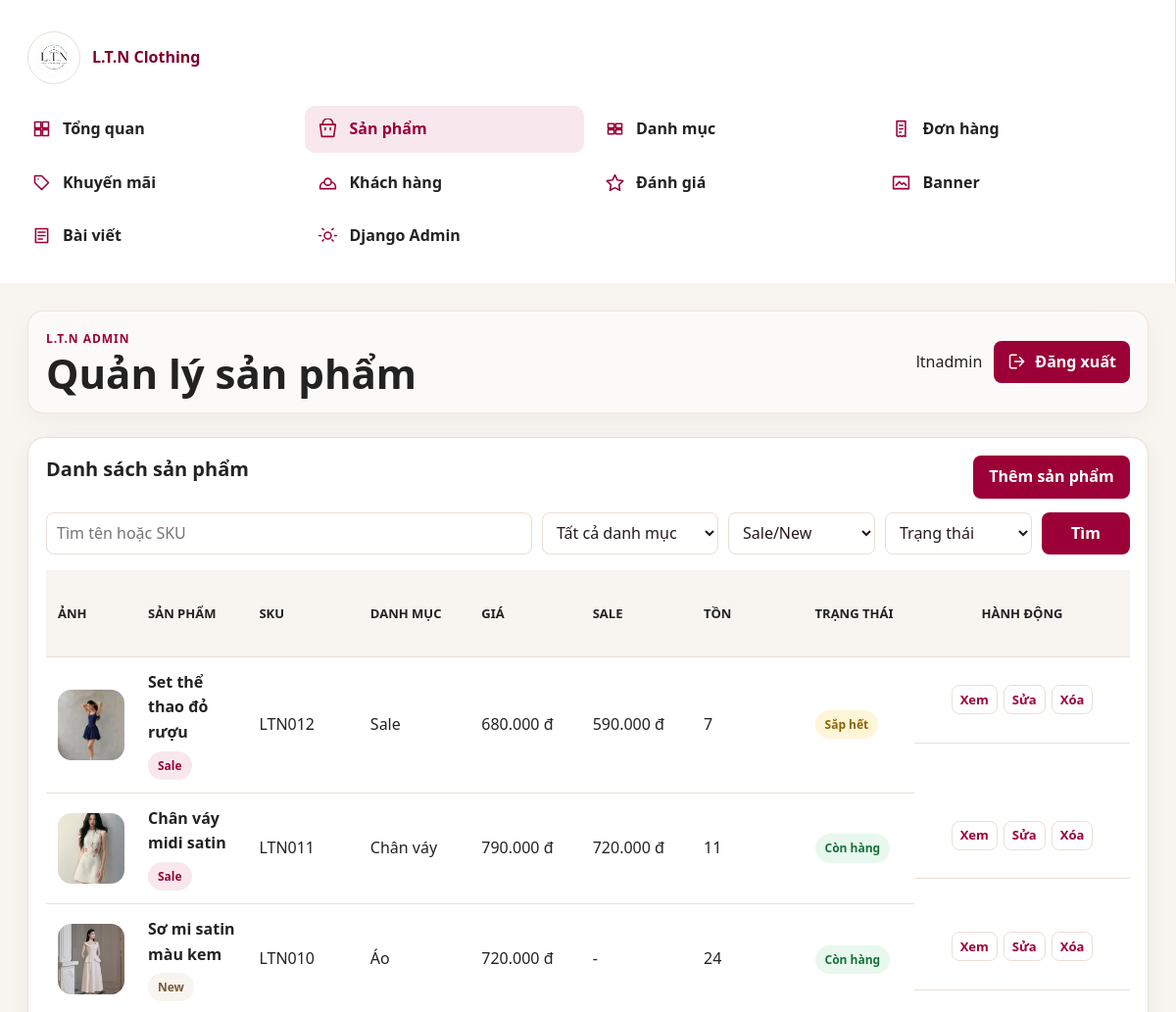
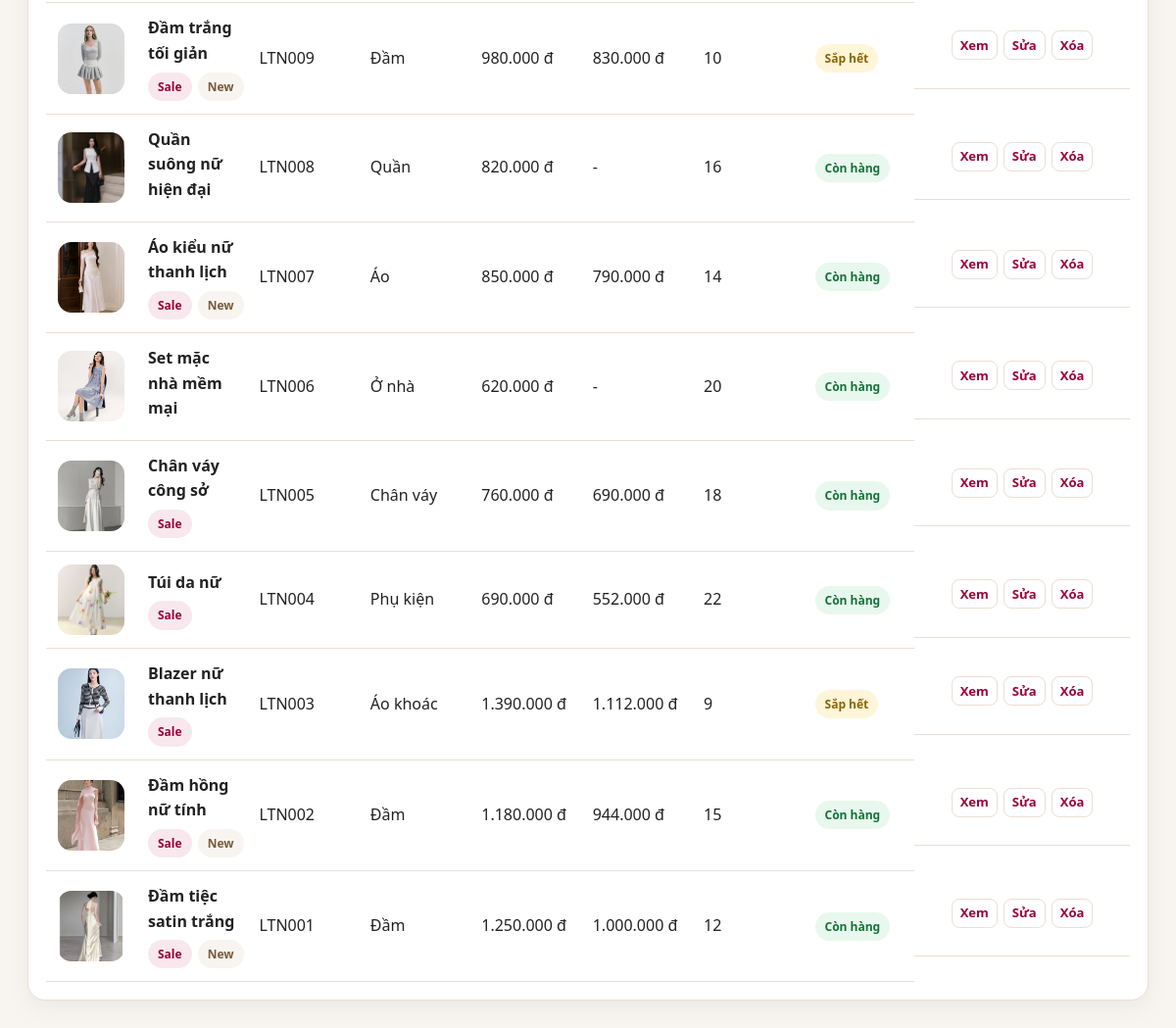
Page /dashboard/products/ (signed in) on the committed database (2 pictures, top to bottom).
### shop/models.py (models this page shows, shortened)
class TimeStampedModel(models.Model):
    created_at = models.DateTimeField(auto_now_add=True)
    updated_at = models.DateTimeField(auto_now=True)
    class Meta:
        abstract = True

class Product(TimeStampedModel):
    category = models.ForeignKey(Category, on_delete=models.PROTECT, related_name="products")
    name = models.CharField(max_length=180)
    slug = models.SlugField(max_length=210, unique=True, blank=True, allow_unicode=True)
    sku = models.CharField(max_length=60, unique=True)
    description = models.TextField()
    price = models.DecimalField(max_digits=12, decimal_places=0)
    sale_price = models.DecimalField(max_digits=12, decimal_places=0, blank=True, null=True)
    stock = models.PositiveIntegerField(default=0)
    main_image = models.ImageField(upload_to="products/", blank=True, null=True)
    is_featured = models.BooleanField(default=False)
    is_new = models.BooleanField(default=False)
    is_sale = models.BooleanField(default=False)
    is_active = models.BooleanField(default=True)
    class Meta:
        ordering = ["-created_at"]
    def get_active_sale(self):
        now = timezone.now()
        targets = SaleTarget.objects.select_related("campaign").filter(
            campaign__is_active=True,
            campaign__start_date__lte=now,
            campaign__end_date__gte=now,
        ).filter(
            models.Q(product=self) |
            models.Q(category=self.category) |
            models.Q(collection__products=self)
        )
        best_campaign = None
        best_price = self.price
        best_priority = 99
        for target in targets:
            priority = target.priority
            sale_price = target.campaign.apply_discount(self.price)
            if priority < best_priority or (priority == best_priority and sale_price < best_price):
                best_campaign = target.campaign
                best_price = sale_price
                best_priority = priority
        if best_campaign:
            best_campaign._ltn_sale_price = best_price
            best_campaign._ltn_target_priority = best_priority
        return best_campaign
    def get_final_price(self):
        campaign = self.get_active_sale()
        if campaign:
            return campaign._ltn_sale_price
        if self.sale_price is not None and self.sale_price < self.price:
            return max(Decimal("0"), self.sale_price)
        return self.price
    def is_on_sale(self):
        return self.get_final_price() < self.price
    @property
    def final_price(self):
        return self.get_final_price()
    @property
    def has_sale(self):
        return self.is_on_sale()
    def get_absolute_url(self):
        return reverse("shop:product_detail", kwargs={"slug": self.slug})

class Category(TimeStampedModel):
    name = models.CharField(max_length=120)
    slug = models.SlugField(max_length=140, unique=True, blank=True, allow_unicode=True)
    icon = models.ImageField(upload_to="categories/icons/", blank=True, null=True)
    description = models.TextField(blank=True)
    image = models.ImageField(upload_to="categories/", blank=True, null=True)
    sort_order = models.PositiveIntegerField(default=0)
    is_active = models.BooleanField(default=True)
    class Meta:
        ordering = ["sort_order", "name"]
        verbose_name_plural = "Categories"

### shop/views.py (the view)
# urls.py: path("dashboard/products/", views.dashboard_products, name="dashboard_products"),
@login_required
def dashboard_products(request):
    if not dashboard_allowed(request.user, staff_ok=False):
        return dashboard_denied(request)
    products = Product.objects.select_related("category").order_by("-created_at")
    query = request.GET.get("q", "").strip()
    category = request.GET.get("category", "")
    flag = request.GET.get("flag", "")
    status = request.GET.get("status", "")
    if query:
        products = products.filter(Q(name__icontains=query) | Q(sku__icontains=query))
    if category:
        products = products.filter(category_id=category)
    if flag == "new":
        products = products.filter(is_new=True)
    if status == "inactive":
        products = products.filter(is_active=False)
    else:
        products = products.filter(is_active=True)
    products = list(products)
    if flag == "sale":
        products = [product for product in products if product.has_sale]
    for product in products:
        product.price_display = format_vnd(product.price)
        product.sale_price_display = format_vnd(product.final_price) if product.has_sale else "-"
    return render(request, "dashboard/products.html", {
        "page_title": "Quản lý sản phẩm",
        "products": products,
        "categories": Category.objects.filter(is_active=True),
        "can_delete": is_admin_user(request.user),
    })

### shop/context_processors.py (called while the page is built)
def dashboard_url_for_user(user):
    if not user.is_authenticated:
        return "/login/"
    role = getattr(getattr(user, "profile", None), "role", "")
    if user.is_superuser or role == "ADMIN":
        return "/dashboard/"
    if role == "STAFF":
        return "/staff/"
    return "/profile/"

def cart_counter(request):
    user_dashboard_url = dashboard_url_for_user(request.user)
    if not request.user.is_authenticated:
        return {"cart_count": 0, "wishlist_count": 0, "user_dashboard_url": user_dashboard_url}
    cart, _ = Cart.objects.get_or_create(user=request.user)
    return {
        "cart_count": sum(item.quantity for item in cart.items.all()),
        "wishlist_count": Wishlist.objects.filter(user=request.user).count(),
        "user_dashboard_url": user_dashboard_url,
    }

### shop/models.py (called while the page is built)
    def apply_discount(self, price):
        price = Decimal(price or 0)
        if self.discount_type == self.DISCOUNT_PERCENT:
            value = price * (Decimal("1") - self.discount_value / Decimal("100"))
        else:
            value = price - self.discount_value
        return max(Decimal("0"), value.quantize(Decimal("1")))

    @property
    def priority(self):
        if self.product_id:
            return 0
        if self.collection_id:
            return 1
        return 2

### shop/views.py (called while the page is built)
def dashboard_allowed(user, staff_ok=True):
    if not user.is_authenticated:
        return False
    if user.is_superuser:
        return True
    role = getattr(getattr(user, "profile", None), "role", "")
    return role == "ADMIN" or (staff_ok and role == "STAFF")

def is_admin_user(user):
    return user.is_superuser or getattr(getattr(user, "profile", None), "role", "") == "ADMIN"

def money_value(value):
    return int(value or 0)

def format_vnd(value):
    return f"{money_value(value):,}".replace(",", ".") + " đ"

### templates/dashboard/products.html (shortened to what this page needs)
{% extends "dashboard/base_dashboard.html" %}
{% load humanize %}
{% block content %}
<section class="dash-card">
  <div class="dash-card-head"><h2>Danh sách sản phẩm</h2><a class="dash-btn" href="/admin/shop/product/add/">Thêm sản phẩm</a></div>
  <form class="dash-filters" method="get">
    <input name="q" value="{{ request.GET.q }}" placeholder="Tìm tên hoặc SKU">
    <select name="category"><option value="">Tất cả danh mục</option></select>
    <select name="flag"><option value="">Sale/New</option></select>
    <select name="status"><option value="">Trạng thái</option></select>
    <button>Tìm</button>
  </form>
  <div class="dash-table-wrap">
    <table class="dash-table">
      <thead><tr><th>Ảnh</th><th>Sản phẩm</th><th>SKU</th><th>Danh mục</th><th>Giá</th><th>Sale</th><th>Tồn</th><th>Trạng thái</th><th>Hành động</th></tr></thead>
      <tbody>
        {% for product in products %}
          <tr>
            <td>{% if product.main_image %}<img class="admin-thumb" src="{{ product.main_image.url }}" alt="{{ product.name }}">{% else %}<span class="admin-thumb empty-thumb"></span>{% endif %}</td>
            <td><strong>{{ product.name }}</strong><div class="row-tags">{% if product.has_sale %}<span class="flag sale">Sale</span>{% endif %}{% if product.is_new %}<span class="flag new">New</span>{% endif %}</div></td>
            <td>{{ product.sku }}</td>
            <td>{{ product.category.name }}</td>
            <td>{{ product.price_display }}</td>
            <td>{{ product.sale_price_display }}</td>
            <td>{{ product.stock }}</td>
            <td>{% if product.stock == 0 %}<span class="status-badge status-cancelled">Hết hàng</span>{% elif product.stock <= 10 %}<span class="status-badge status-pending">Sắp hết</span>{% elif product.is_active %}<span class="status-badge status-completed">Còn hàng</span>{% else %}<span class="status-badge">Ẩn</span>{% endif %}</td>
            <td class="row-actions"><a href="{{ product.get_absolute_url }}">Xem</a><a href="/admin/shop/product/{{ product.id }}/change/">Sửa</a>{% if can_delete %}<a href="/admin/shop/product/{{ product.id }}/delete/">Xóa</a>{% endif %}</td>
          </tr>
        {% empty %}<tr><td colspan="9">Không có sản phẩm.</td></tr>{% endfor %}
      </tbody>
    </table>
  </div>
</section>
{% endblock %}

### templates/dashboard/base_dashboard.html (shortened to what this page needs)
{% load static humanize %}
<!doctype html>
<html lang="vi">
<head>
  <link rel="stylesheet" href="{% static 'css/base.css' %}">
  <link rel="stylesheet" href="{% static 'css/dashboard.css' %}">
</head>
<body class="dashboard-body">
  <div class="dashboard-shell">
    <aside class="dashboard-sidebar">
      <a class="dashboard-brand" href="{% url 'shop:dashboard' %}">
        <img src="{% static 'WEBIMG/logoweb.jpg' %}" alt="L.T.N Clothing">
        <span>L.T.N Clothing</span>
      </a>
      <nav class="dashboard-nav" aria-label="Admin dashboard">
        <a class="{% if request.resolver_match.url_name == 'dashboard' %}active{% endif %}" href="{% url 'shop:dashboard' %}">
          <span><svg viewBox="0 0 24 24"><path d="M4 4h7v7H4V4Zm9 0h7v7h-7V4ZM4 13h7v7H4v-7Zm9 0h7v7h-7v-7Z"/></svg></span>Tổng quan
        </a>
        <a class="{% if request.resolver_match.url_name == 'dashboard_products' %}active{% endif %}" href="{% url 'shop:dashboard_products' %}">
          <span><svg viewBox="0 0 24 24"><path d="M6 7V6a6 6 0 0 1 12 0v1m-15 0h18l-2 14H5L3 7Zm6 4v2m6-2v2"/></svg></span>Sản phẩm
        </a>
        <a class="{% if request.resolver_match.url_name == 'dashboard_categories' %}active{% endif %}" href="{% url 'shop:dashboard_categories' %}">
          <span><svg viewBox="0 0 24 24"><path d="M4 6h7v5H4V6Zm9 0h7v5h-7V6ZM4 13h7v5H4v-5Zm9 0h7v5h-7v-5Z"/></svg></span>Danh mục
        </a>
        <a class="{% if request.resolver_match.url_name == 'dashboard_orders' %}active{% endif %}" href="{% url 'shop:dashboard_orders' %}">
          <span><svg viewBox="0 0 24 24"><path d="M7 3h10v18l-2-1-2 1-2-1-2 1-2-1V3Zm3 5h4m-4 4h4m-4 4h2"/></svg></span>Đơn hàng
        </a>
        <a class="" href="{% url 'shop:dashboard_sales' %}">
          <span><svg viewBox="0 0 24 24"><path d="M20 12 12 20 4 12V4h8l8 8Zm-12-4h.01"/></svg></span>Khuyến mãi
        </a>
        <a class="{% if request.resolver_match.url_name == 'dashboard_customers' %}active{% endif %}" href="{% url 'shop:dashboard_customers' %}">
          <span><svg viewBox="0 0 24 24"><path d="M16 11a4 4 0 1 0-8 0m8 0a4 4 0 1 1-8 0m8 0c3 1 5 3 5 6v2H3v-2c0-3 2-5 5-6"/></svg></span>Khách hàng
        </a>
        <a class="{% if request.resolver_match.url_name == 'dashboard_reviews' %}active{% endif %}" href="{% url 'shop:dashboard_reviews' %}">
          <span><svg viewBox="0 0 24 24"><path d="m12 3 2.9 5.9 6.5.9-4.7 4.6 1.1 6.5L12 17.8l-5.8 3.1 1.1-6.5-4.7-4.6 6.5-.9L12 3Z"/></svg></span>Đánh giá
        </a>
        <a class="{% if request.resolver_match.url_name == 'dashboard_banners' %}active{% endif %}" href="{% url 'shop:dashboard_banners' %}">
          <span><svg viewBox="0 0 24 24"><path d="M3 5h18v14H3V5Zm3 10 4-4 3 3 2-2 3 3"/></svg></span>Banner
        </a>
        <a class="{% if request.resolver_match.url_name == 'dashboard_blogs' %}active{% endif %}" href="{% url 'shop:dashboard_blogs' %}">
          <span><svg viewBox="0 0 24 24"><path d="M5 4h14v16H5V4Zm3 4h8M8 12h8m-8 4h5"/></svg></span>Bài viết
        </a>
        <a href="/admin/">
          <span><svg viewBox="0 0 24 24"><path d="M12 8a4 4 0 1 0 0 8 4 4 0 0 0 0-8Zm8 4h2M2 12h2m12.9-6.9 1.4-1.4M5.7 18.3l1.4-1.4m0-11.8L5.7 3.7m12.6 14.6-1.4-1.4"/></svg></span>Django Admin
        </a>
      </nav>
    </aside>
    <main class="dashboard-main">
      <header class="dashboard-topbar">
        <div>
          <p class="dashboard-eyebrow">L.T.N Admin</p>
          <h1>{% block page_title %}{{ page_title|default:"Tổng quan" }}{% endblock %}</h1>
        </div>
        <div class="dashboard-user">
          <span>{{ request.user.username }}</span>
          <form method="post" action="{% url 'accounts:logout' %}">
            <button class="dash-btn" type="submit">
              <svg viewBox="0 0 24 24" aria-hidden="true"><path d="M15 17l5-5-5-5m5 5H9m2 8H5a2 2 0 0 1-2-2V6a2 2 0 0 1 2-2h6"/></svg>
              Đăng xuất
            </button>
          </form>
        </div>
      </header>
      {% block content %}{% endblock %}
    </main>
  </div>
</body>
</html>

### static/css/base.css (style rules this page uses)
* { box-sizing: border-box; }
body { margin: 0; font-family: "Segoe UI", Arial, sans-serif; color: var(--text-dark); background: var(--cream-bg); line-height: 1.6; }
a { color: inherit; text-decoration: none; }
img { display: block; max-width: 100%; }
h1, h2, h3, p { margin-top: 0; }
h1 { font-size: clamp(36px, 5vw, 66px); line-height: 1.05; letter-spacing: 0; }
h2 { font-size: clamp(26px, 3vw, 40px); line-height: 1.15; }
.btn, button { border: 0; border-radius: 6px; background: var(--fashion-maroon); color: var(--white); padding: 12px 18px; font: inherit; font-weight: 800; cursor: pointer; transition: transform .18s ease, box-shadow .18s ease, background .18s ease; }
input, select, textarea { width: 100%; min-height: 44px; border: 1px solid var(--border); border-radius: 6px; background: var(--white); color: var(--text-dark); padding: 10px 12px; font: inherit; }
table { width: 100%; border-collapse: collapse; background: var(--white); }
th, td { padding: 13px 14px; border-bottom: 1px solid var(--border); text-align: left; vertical-align: top; }
th { background: var(--rose-bg); color: var(--burgundy-black); }

### rows in the picture
Product: main_image (picture), name "Set thể thao đỏ rượu", price "Sale", sku "LTN012", category.name "Sale", price_display "680.000 đ", sale_price_display "590.000 đ", stock "7", shows "Sắp hết"
Product: main_image (picture), name "Chân váy midi satin", price "Sale", sku "LTN011", category.name "Chân váy", price_display "790.000 đ", sale_price_display "720.000 đ", stock "11", is_active "Còn hàng"
Product: main_image (picture), name "Sơ mi satin màu kem", is_new "New", sku "LTN010", category.name "Áo", price_display "720.000 đ", sale_price_display "-", stock "24", is_active "Còn hàng"
Product: main_image (picture), name "Đầm trắng tối giản", price "Sale", is_new "New", sku "LTN009", category.name "Đầm", price_display "980.000 đ", sale_price_display "830.000 đ", stock "10", shows "Sắp hết"
Product: main_image (picture), name "Quần suông nữ hiện đại", sku "LTN008", category.name "Quần", price_display "820.000 đ", sale_price_display "-", stock "16", is_active "Còn hàng"
Product: main_image (picture), name "Áo kiểu nữ thanh lịch", price "Sale", is_new "New", sku "LTN007", category.name "Áo", price_display "850.000 đ", sale_price_display "790.000 đ", stock "14", is_active "Còn hàng"
Product: main_image (picture), name "Set mặc nhà mềm mại", sku "LTN006", category.name "Ở nhà", price_display "620.000 đ", sale_price_display "-", stock "20", is_active "Còn hàng"
Product: main_image (picture), name "Chân váy công sở", price "Sale", sku "LTN005", category.name "Chân váy", price_display "760.000 đ", sale_price_display "690.000 đ", stock "18", is_active "Còn hàng"
Product: main_image (picture), name "Túi da nữ", price "Sale", sku "LTN004", category.name "Phụ kiện", price_display "690.000 đ", sale_price_display "552.000 đ", stock "22", is_active "Còn hàng"
Product: main_image (picture), name "Blazer nữ thanh lịch", price "Sale", sku "LTN003", category.name "Áo khoác", price_display "1.390.000 đ", sale_price_display "1.112.000 đ", stock "9", shows "Sắp hết"
Product: main_image (picture), name "Đầm hồng nữ tính", price "Sale", is_new "New", sku "LTN002", category.name "Đầm", price_display "1.180.000 đ", sale_price_display "944.000 đ", stock "15", is_active "Còn hàng"
Product: main_image (picture), name "Đầm tiệc satin trắng", price "Sale", is_new "New", sku "LTN001", category.name "Đầm", price_display "1.250.000 đ", sale_price_display "1.000.000 đ", stock "12", is_active "Còn hàng"

### other values in the picture
{{ page_title|default:"Tổng quan" }} "Quản lý sản phẩm"
{{ request.user.username }} "ltnadmin"
